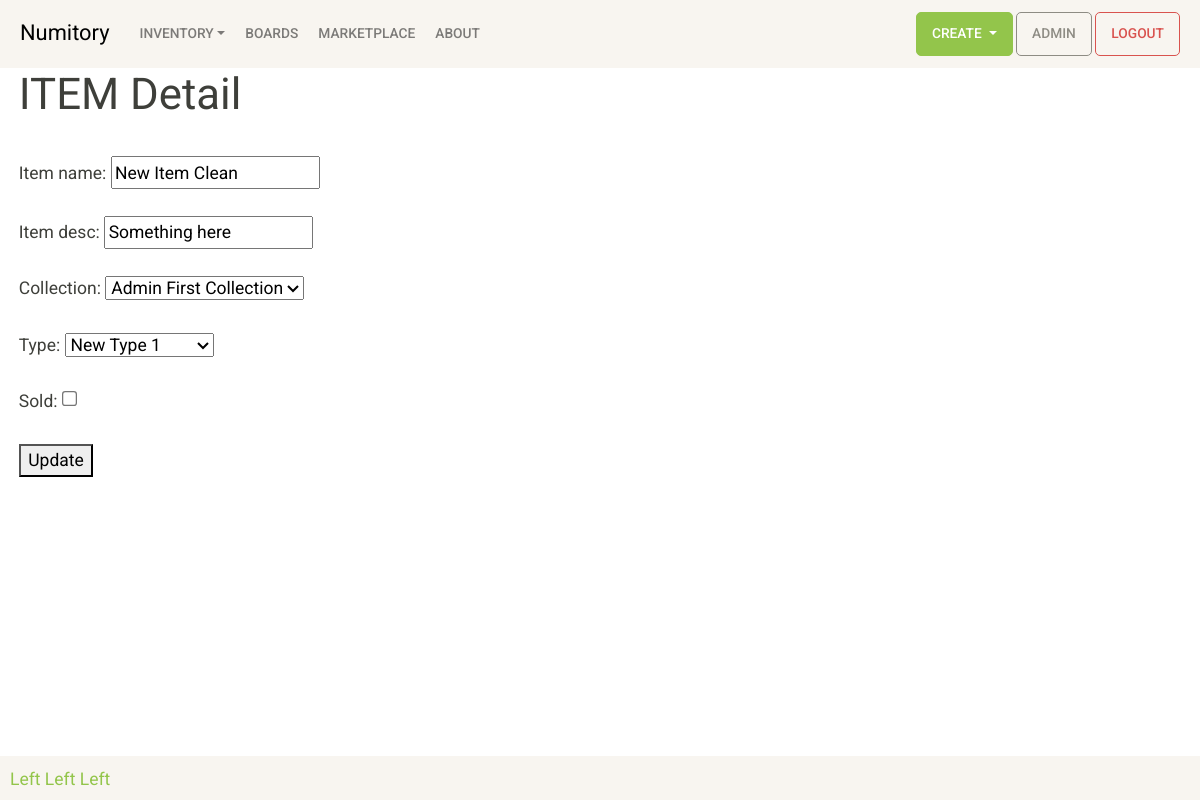
Page /inventory/item/1 (signed in) on the earlier database version.
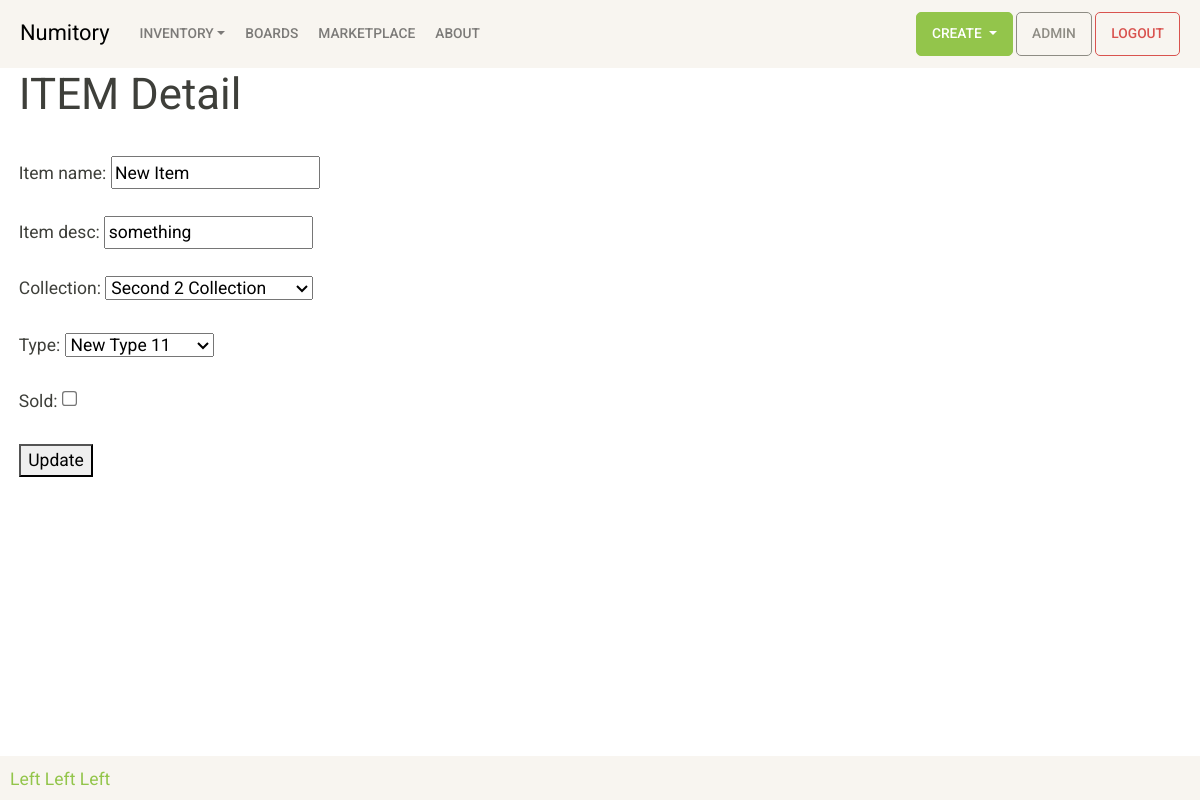
Same page on the later database version.
### inventory/models.py (models this page shows, shortened)
class Item(models.Model):
    item_name = models.CharField(max_length=100)
    item_desc = models.CharField(max_length=250)
    created = models.DateTimeField(auto_now_add=True)
    sold = models.BooleanField(default=False)
    user = models.ForeignKey(User, on_delete=models.CASCADE)
    type = models.ForeignKey("inventory.Type", on_delete=models.RESTRICT)
    collection = models.ForeignKey("inventory.Collection", on_delete=models.RESTRICT)

### inventory/views.py (the view, shortened to what this page needs)
# urls.py: path('item/<int:item_pk>', views.itemdetail, name='itemdetail'),
def itemdetail(request, item_pk):
    item = get_object_or_404(Item, pk=item_pk, user=request.user)
    if request.method == 'GET':
        form = ItemCreateForm(instance=item)
        return render(request, 'inventory/itemdetail.html', {'item': item, 'form':form})

### inventory/forms.py
class ItemCreateForm(ModelForm):
    class Meta:
        model = Item
        fields = [
            'item_name',
            'item_desc',
            'collection',
            'type',
            'sold',
        ]

### inventory/models.py (called while the page is built)
    def __str__(self):
        return self.type_name

    def __str__(self):
        return self.coll_name

### inventory/templates/inventory/itemdetail.html (shortened to what this page needs)
{% extends 'inventory/base.html' %}
{% block content %}
    <h1>ITEM Detail</h1>
    <br>
    <form method="POST">
        {{ form.as_p }}
        <button type="submit">Update</button>
    </form>
{% endblock content %}

Differences in the rows shown:
changed Item: item_name "New Item Clean" → "New Item"; item_desc "Something here" → "something"; collection "Admin First Collection" → "Second 2 Collection"; type "New Type 1" → "New Type 11"
